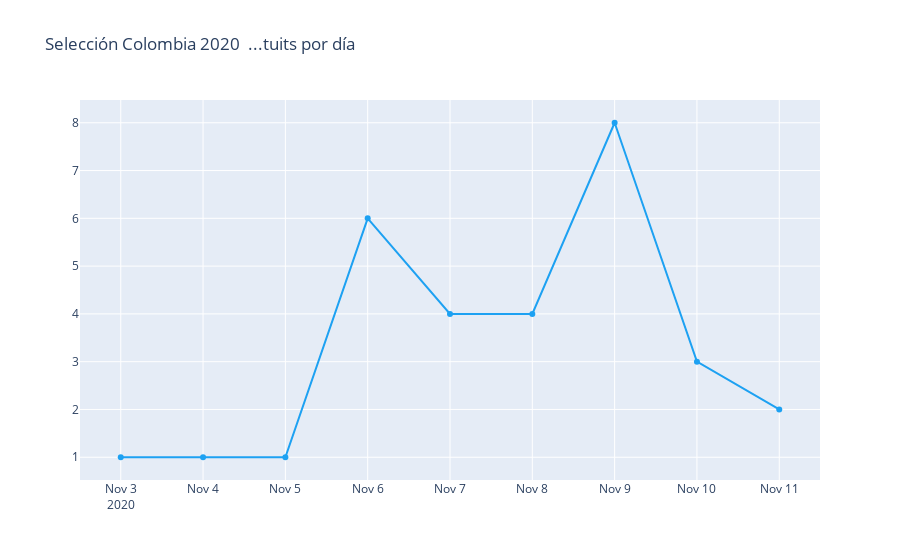

Notebook code cell kept with this figure:
### Code cell
trace = go.Scatter(x=temp.fecha.values,
                   y=temp.cnt.values,
                   text=[f"Fecha: {f}<br>Tuits: {c}" for f,c in zip(temp.fecha.values,temp.cnt.values)],
                   hoverinfo='text',
                   mode='lines+markers',
                   name='Días',
                   line={'color':'#1DA1F2'})


layout = go.Layout(title= 'Selección Colombia 2020  ...tuits por día')

 
fig = go.Figure(data=[trace], layout=layout)
iplot(fig)

### Figure 1 — Plotly figure (JSON) as saved in the notebook; plotly's stock layout.template omitted (floating-point values rounded to 4 significant figures)
{"data": [{"hoverinfo": "text", "line": {"color": "#1DA1F2"}, "mode": "lines+markers", "name": "Días", "text": ["Fecha: 2020-11-03<br>Tuits: 1", "Fecha: 2020-11-04<br>Tuits: 1", "Fecha: 2020-11-05<br>Tuits: 1", "Fecha: 2020-11-06<br>Tuits: 6", "Fecha: 2020-11-07<br>Tuits: 4", "Fecha: 2020-11-08<br>Tuits: 4", "Fecha: 2020-11-09<br>Tuits: 8", "Fecha: 2020-11-10<br>Tuits: 3", "Fecha: 2020-11-11<br>Tuits: 2"], "type": "scatter", "x": ["2020-11-03", "2020-11-04", "2020-11-05", "2020-11-06", "2020-11-07", "2020-11-08", "2020-11-09", "2020-11-10", "2020-11-11"], "y": [1, 1, 1, 6, 4, 4, 8, 3, 2]}], "layout": {"title": {"text": "Selección Colombia 2020  ...tuits por día"}}}
